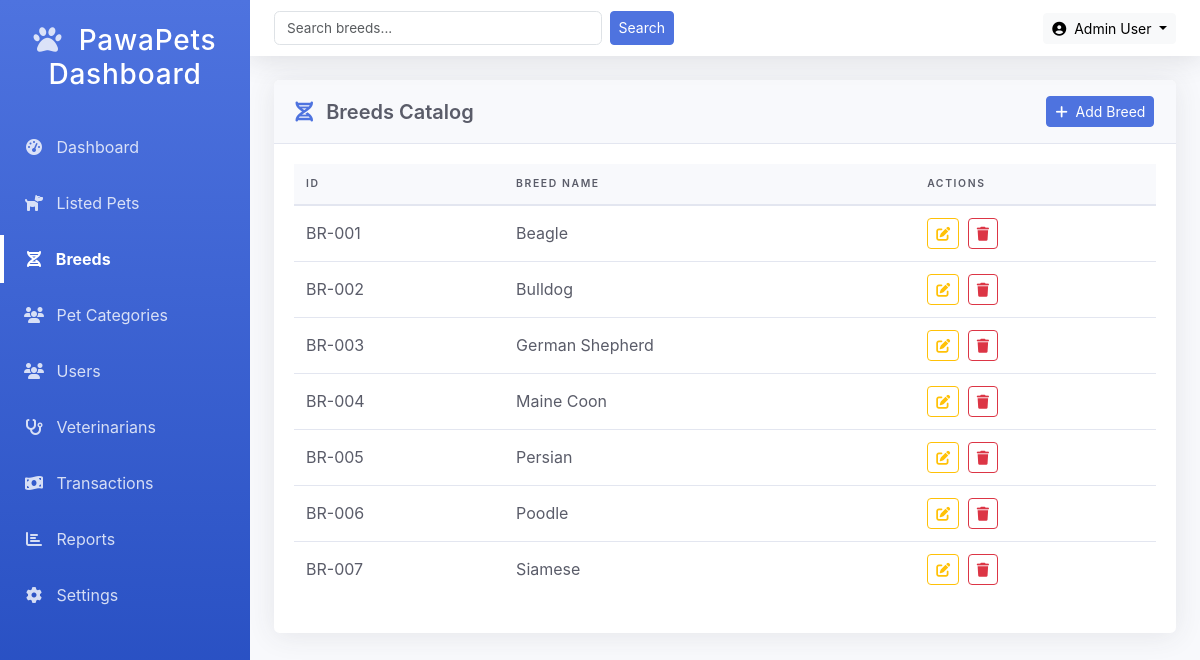
The app's page /Admin/breeds.php (signed in), older data.
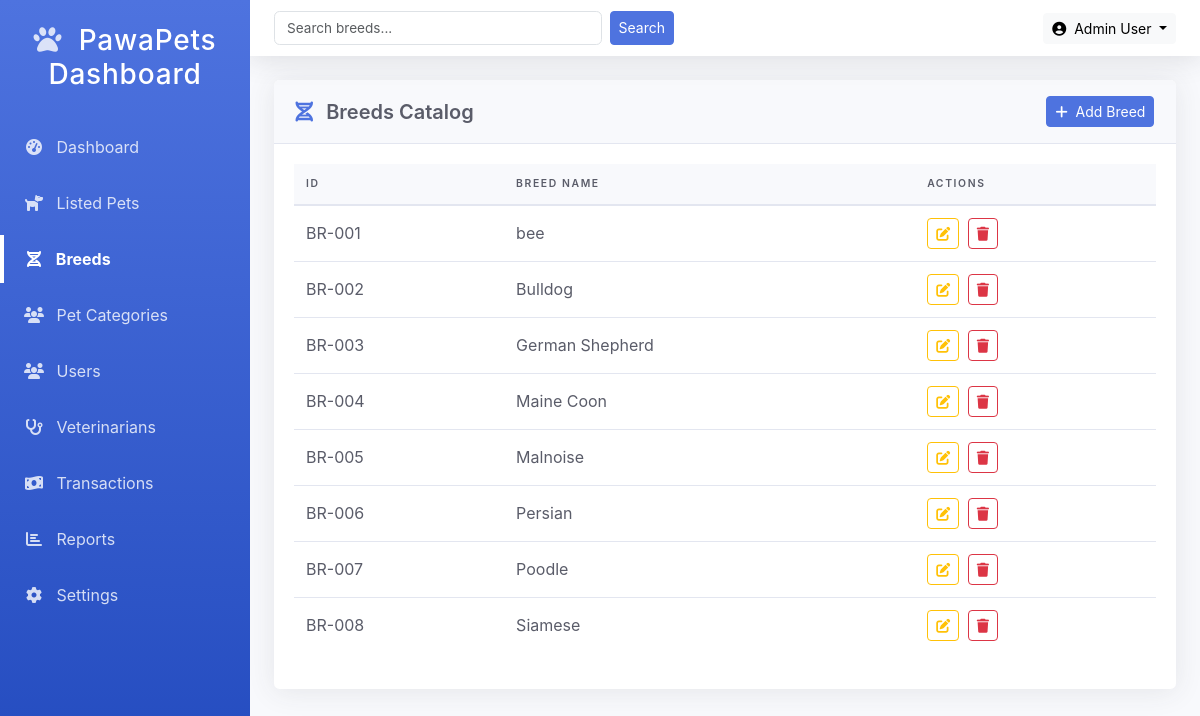
The same page, newer data.
### tables this page shows
CREATE TABLE `puppy_breed` (
  `breed_id` int(11) NOT NULL,
  `breed_name` varchar(100) NOT NULL
);

### Admin/breeds.php (the view, shortened to what the changed rows need)
<?php
include('functions/functions.php');
$breeds = $con->query("SELECT * FROM puppy_breed ORDER BY breed_name ASC");
?>
<!DOCTYPE html>
<html lang="en">
<head>
    <link href="https://cdn.jsdelivr.net/npm/bootstrap@5.3.0/dist/css/bootstrap.min.css" rel="stylesheet">
    <link rel="stylesheet" href="https://cdnjs.cloudflare.com/ajax/libs/font-awesome/6.4.0/css/all.min.css">
</head>
<body>
    <div class="admin-container">
        <main class="admin-main">
            <div class="admin-card">
                <div class="card-body">
                    <div class="table-responsive">
                        <table class="admin-table">
                            <thead>
                                <tr>
                                    <th>ID</th>
                                    <th>Breed Name</th>
                                    <th>Actions</th>
                                </tr>
                            </thead>
                            <tbody>
                                <?php if($breeds->num_rows > 0): ?>
                                    <?php $count = 1; ?>
                                    <?php while($breed = $breeds->fetch_assoc()): ?>
                                        <tr>
                                            <td>BR-<?= str_pad($count++, 3, '0', STR_PAD_LEFT) ?></td>
                                            <td><?= htmlspecialchars($breed['breed_name']) ?></td>
                                            <td>
                                                <button class="btn btn-sm btn-outline-warning me-1 edit-breed"
                                                        data-id="<?= $breed['breed_id'] ?>"
                                                        data-name="<?= htmlspecialchars($breed['breed_name']) ?>">
                                                    <i class="fas fa-edit"></i>
                                                </button>
                                                <a href="breeds.php?delete=<?= $breed['breed_id'] ?>"
                                                   class="btn btn-sm btn-outline-danger"
                                                   onclick="return confirm('Are you sure you want to delete this breed?')">
                                                    <i class="fas fa-trash"></i>
                                                </a>
                                            </td>
                                        </tr>
                                    <?php endwhile; ?>
                                <?php else: ?>
                                    <tr>
                                        <td colspan="3" class="text-center py-4">No breeds found</td>
                                    </tr>
                                <?php endif; ?>
                            </tbody>
                        </table>
                    </div>
                </div>
            </div>
        </main>
    </div>
</body>
</html>

Row changes from the older to the newer data that the page shows:
changed puppy_breed: breed_name "Beagle" → "bee"
added puppy_breed: count "005", breed_name "Malnoise"
computed for puppy_breed "Persian": count "005" → "006"
computed for puppy_breed "Poodle": count "006" → "007"
computed for puppy_breed "Siamese": count "007" → "008"
